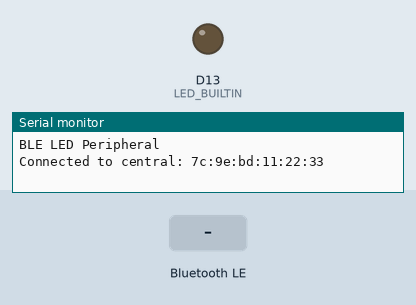
Recording of a sketch running on a simulated Arduino Nano 33 IoT. On the bench: output pins drawn as LEDs (lit = HIGH), the last lines printed to the serial monitor. Inputs (shaded band) come from the test bench. Nothing arrives over Bluetooth unless stated; a phone connects over Bluetooth LE 3 s after start.

Above: at 3.8 s.
3.9 s: Bluetooth LE write "1" received
At 4.6 s:
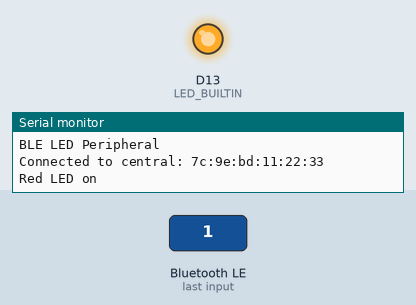
6.9 s: Bluetooth LE write "2" received
At 8.1 s:
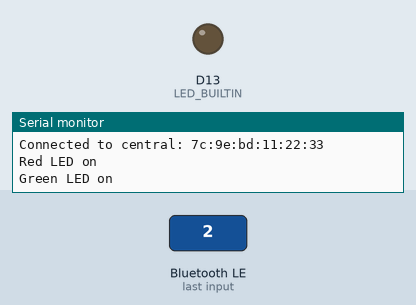
Timing chart, 0 to 9.9 s (numbered marks = the images above; inputs shaded):
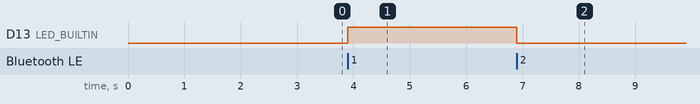

The sketch:

LEDCode.ino
```cpp
#include <ArduinoBLE.h>

BLEService ledService("180A"); // BLE LED Service

// BLE LED Switch Characteristic - custom 128-bit UUID, read and writable by central
BLEByteCharacteristic switchCharacteristic("2A57", BLERead | BLEWrite);

void setup() {
  Serial.begin(9600);
  while (!Serial);

  // set LED's pin to output mode
//  pinMode(LEDR, OUTPUT);
//  pinMode(LEDG, OUTPUT);
//  pinMode(LEDB, OUTPUT);
  pinMode(LED_BUILTIN, OUTPUT);

  digitalWrite(LED_BUILTIN, LOW);         // when the central disconnects, turn off the LED
//  digitalWrite(LEDR, HIGH);               // will turn the LED off
//  digitalWrite(LEDG, HIGH);               // will turn the LED off
//  digitalWrite(LEDB, HIGH);                // will turn the LED off

  // begin initialization
  if (!BLE.begin()) {
    Serial.println("starting BLE failed!");

    while (1);
  }

  // set advertised local name and service UUID:
  BLE.setLocalName("Nano 33 BLE Sense");
  BLE.setAdvertisedService(ledService);

  // add the characteristic to the service
  ledService.addCharacteristic(switchCharacteristic);

  // add service
  BLE.addService(ledService);

  // set the initial value for the characteristic:
  switchCharacteristic.writeValue(0);

  // start advertising
  BLE.advertise();

  Serial.println("BLE LED Peripheral");
}

void loop() {
  // listen for BLE peripherals to connect:
  BLEDevice central = BLE.central();

  // if a central is connected to peripheral:
  if (central) {
    Serial.print("Connected to central: ");
    // print the central's MAC address:
    Serial.println(central.address());
    digitalWrite(LED_BUILTIN, LOW);            // turn on the LED to indicate the connection

    // while the central is still connected to peripheral:
    while (central.connected()) {
      // if the remote device wrote to the characteristic,
      // use the value to control the LED:
      if (switchCharacteristic.written()) {
        switch (switchCharacteristic.value()) {   // any value other than 0
          case 01:
            Serial.println("Red LED on");
            digitalWrite(LED_BUILTIN, HIGH);      // will turn the LED on
//            digitalWrite(LEDG, HIGH);          // will turn the LED off
//            digitalWrite(LEDB, HIGH);         // will turn the LED off
            break;
          case 02:
            Serial.println("Green LED on");
            digitalWrite(LED_BUILTIN, LOW);      // will turn the LED off
//            digitalWrite(LEDG, LOW);          // will turn the LED on
//            digitalWrite(LEDB, HIGH);        // will turn the LED off
            break;
//          case 03:
//            Serial.println("Blue LED on");
//            digitalWrite(LEDR, HIGH);        // will turn the LED off
//            digitalWrite(LEDG, HIGH);       // will turn the LED off
//            digitalWrite(LEDB, LOW);       // will turn the LED on
//            break;
          default:
            Serial.println(F("LEDs off"));
//            digitalWrite(LEDR, HIGH);          // will turn the LED off
//            digitalWrite(LEDG, HIGH);        // will turn the LED off
//            digitalWrite(LEDB, HIGH);         // will turn the LED off
            break;
        }
      }
    }

    // when the central disconnects, print it out:
    Serial.print(F("Disconnected from central: "));
    Serial.println(central.address());
    digitalWrite(LED_BUILTIN, LOW);         // when the central disconnects, turn off the LED
//    digitalWrite(LEDR, HIGH);          // will turn the LED off
//    digitalWrite(LEDG, HIGH);        // will turn the LED off
//    digitalWrite(LEDB, HIGH);         // will turn the LED off
  }
}
```

Measured:
- after the input at 3.9 s, D13 (LED_BUILTIN): LOW → HIGH at once
- after the input at 6.9 s, D13 (LED_BUILTIN): HIGH → LOW at once
